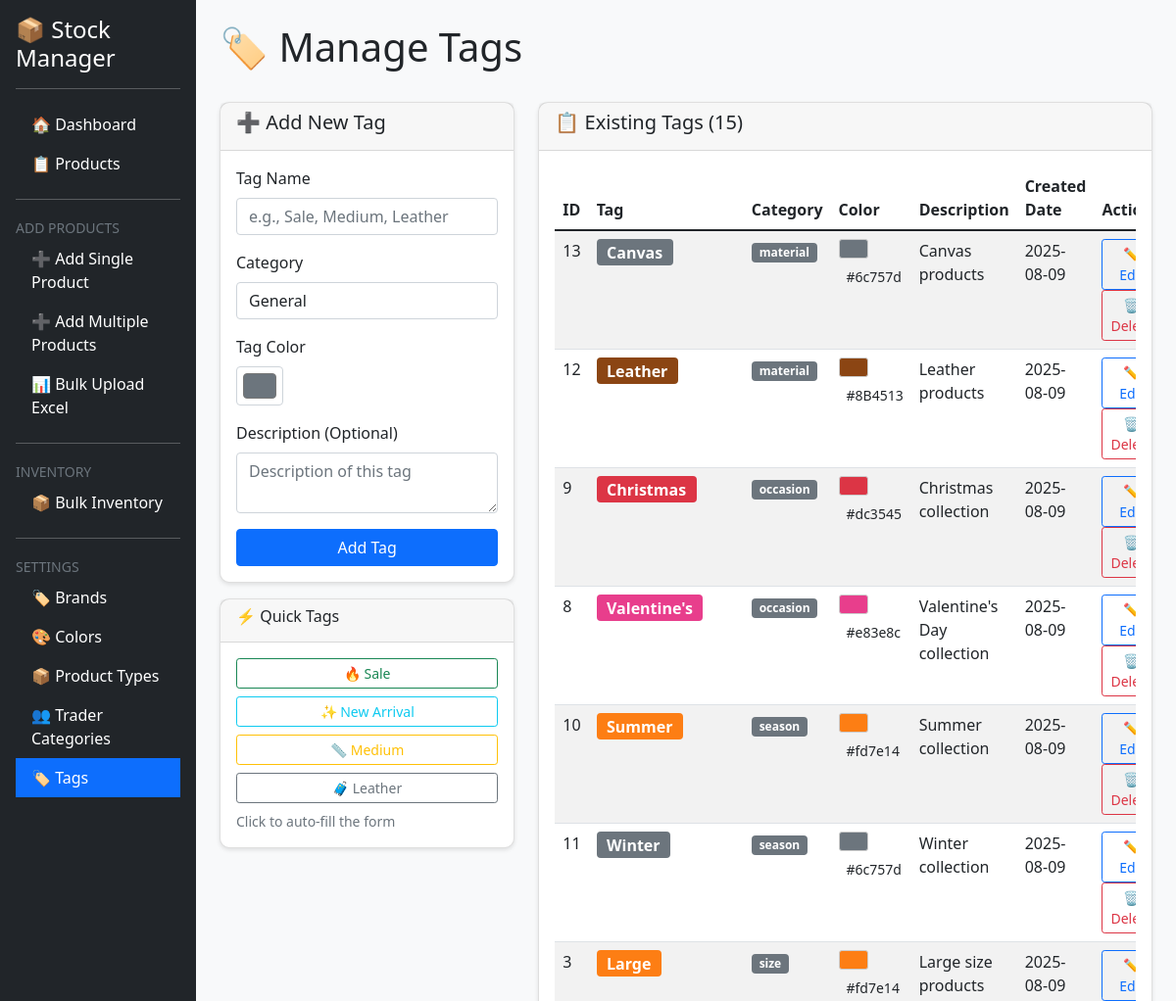
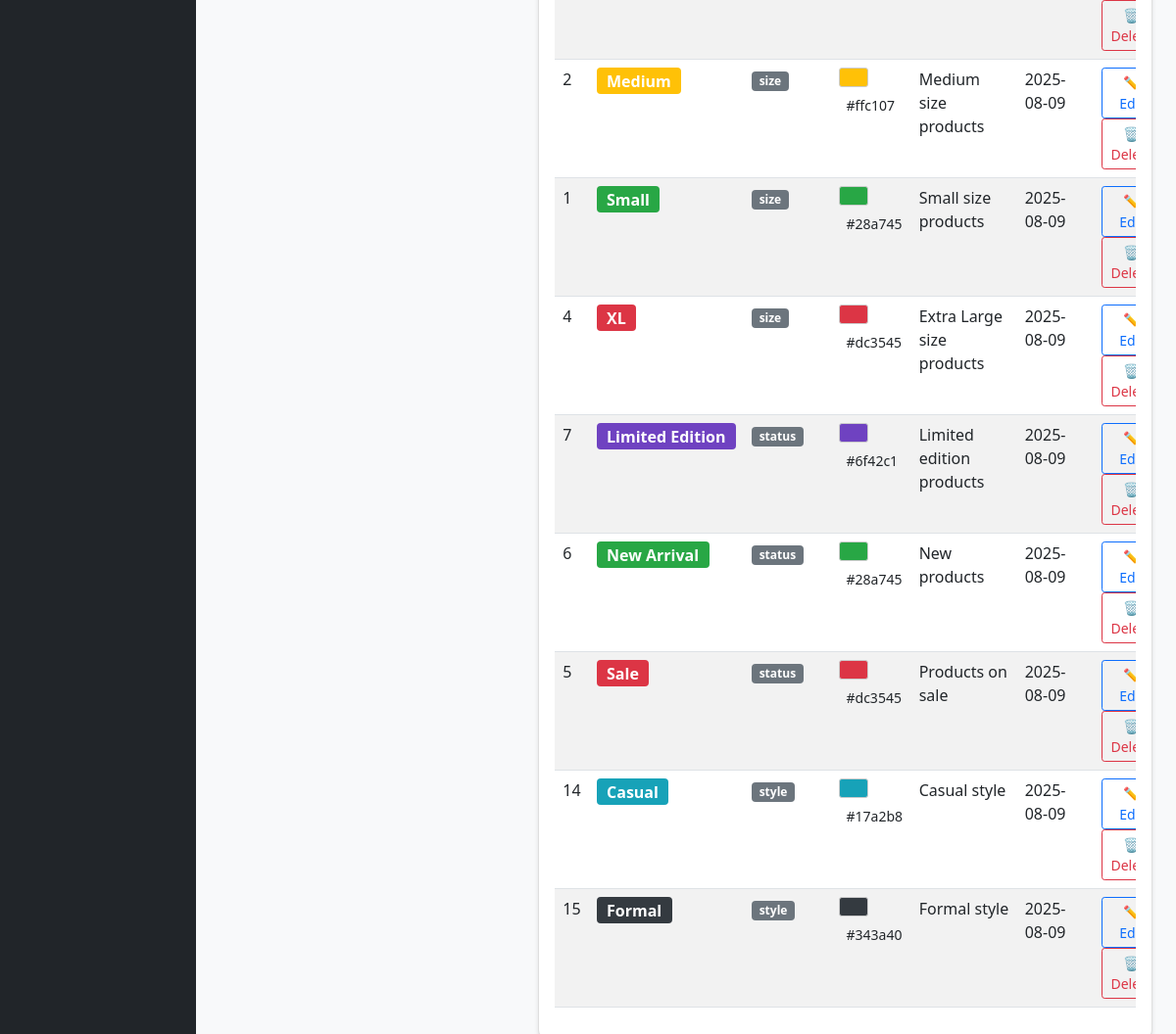
Before: /manage_tags with the older database file (2 pictures, top to bottom).
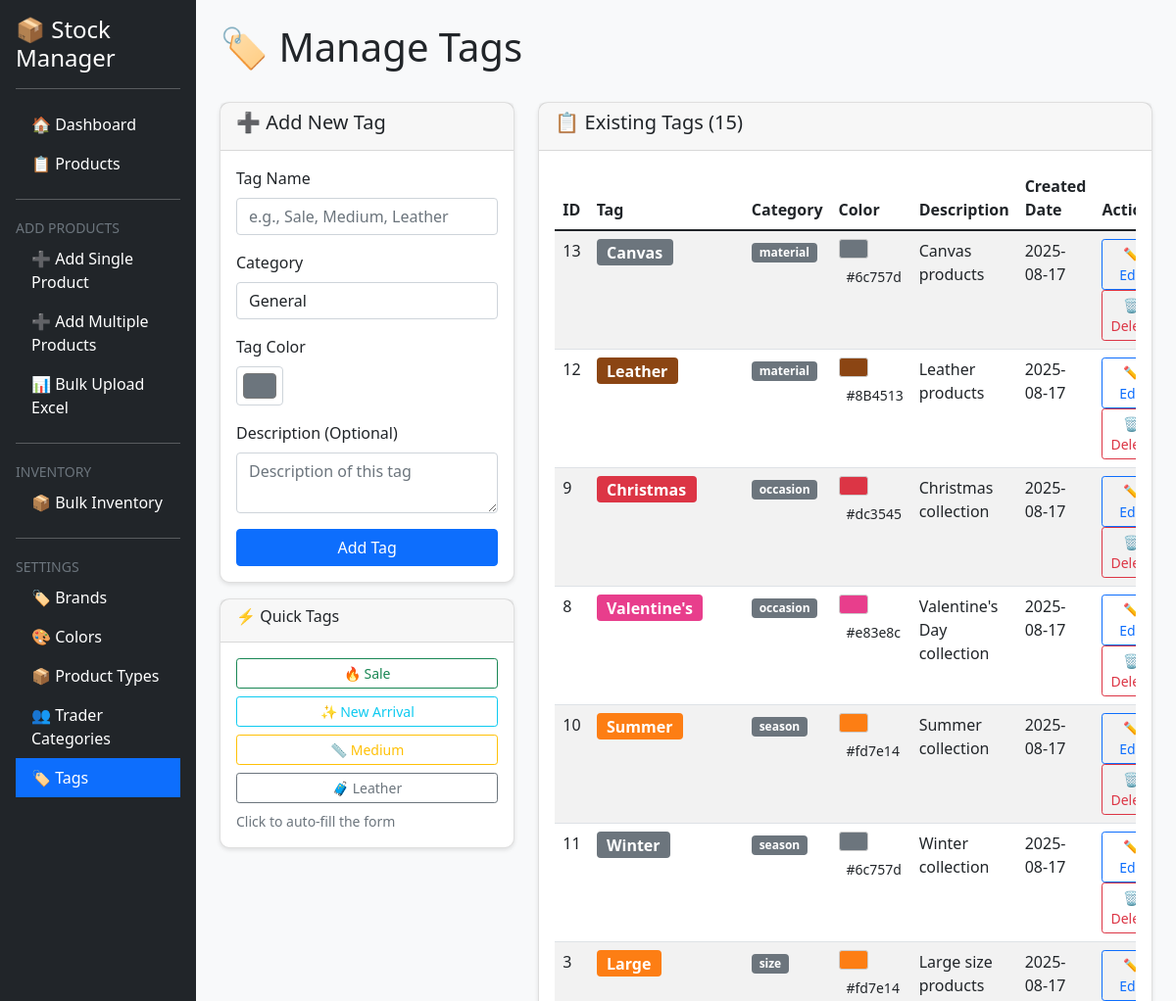
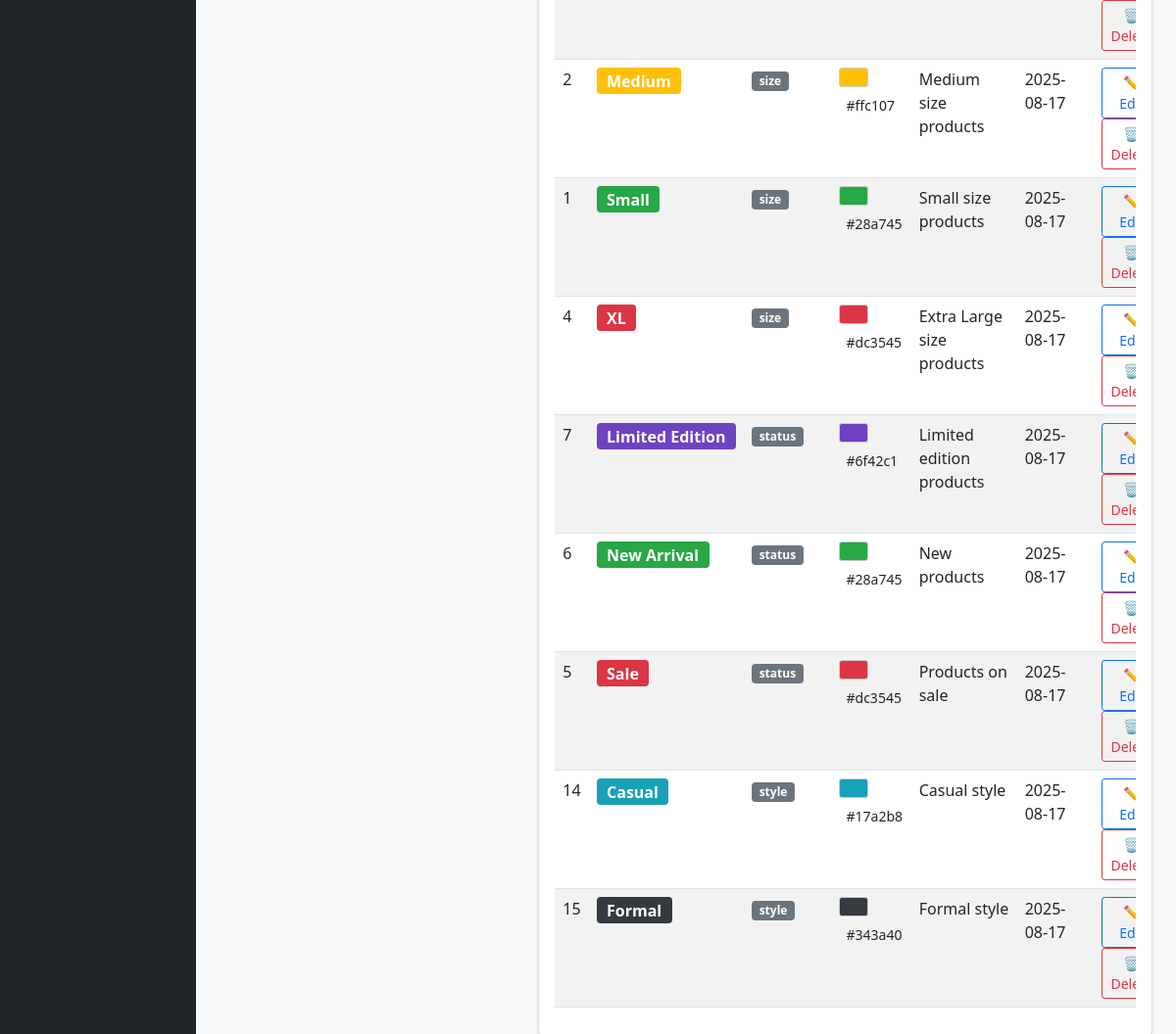
After: the same page with the newer database file (2 pictures, top to bottom).
### tables this page shows
CREATE TABLE tags (
                id INTEGER PRIMARY KEY,
                tag_name TEXT UNIQUE NOT NULL,
                tag_category TEXT,
                tag_color TEXT DEFAULT '#6c757d',
                description TEXT,
                created_date TIMESTAMP DEFAULT CURRENT_TIMESTAMP
            );

### app.py (the view)
@app.route('/manage_tags')
def manage_tags():
    tags = db.get_all_tags()
    categories = db.get_tags_by_category()
    return render_template('manage_tags.html', tags=tags, categories=categories)

### app.py (called while the page is built, shortened)
@app.before_request
def restore_on_startup():
    global startup_completed

### database.py (called while the page is built)
    def get_connection(self):
        if self.db_type == 'postgresql':
            if PSYCOPG_VERSION == 3:
                return psycopg.connect(**self.pg_config, row_factory=dict_row)
            else:
                return psycopg2.connect(**self.pg_config, cursor_factory=RealDictCursor)
        else:
            return sqlite3.connect(self.db_name, timeout=30.0)

    def get_all_tags(self):
        conn = self.get_connection()
        cursor = conn.cursor()
        cursor.execute('SELECT * FROM tags ORDER BY tag_category, tag_name')
        tags = cursor.fetchall()
        conn.close()
        return tags

    def get_tags_by_category(self, category=None):
        conn = self.get_connection()
        cursor = conn.cursor()
        if category:
            cursor.execute('SELECT * FROM tags WHERE tag_category = ? ORDER BY tag_name', (category,))
        else:
            cursor.execute('SELECT DISTINCT tag_category FROM tags ORDER BY tag_category')
        tags = cursor.fetchall()
        conn.close()
        return tags

### templates/manage_tags.html (shortened to what the changed rows need)
<!DOCTYPE html>
<html lang="en">
<head>
    <link href="https://cdn.jsdelivr.net/npm/bootstrap@5.1.3/dist/css/bootstrap.min.css" rel="stylesheet">
    <link rel="stylesheet" href="{{ url_for('static', filename='style.css') }}">
</head>
<body>
    <div class="container-fluid">
        <div class="row">
            <div class="col-md-10 p-4">
                <div class="d-flex justify-content-between align-items-center mb-4">
                    <h1>🏷️ Manage Tags</h1>
                </div>
                <div class="row">
                    <div class="col-md-8">
                        <div class="card">
                            <div class="card-body">
                                {% if tags %}
                                <div class="table-responsive">
                                    <table class="table table-striped">
                                        <thead>
                                            <tr>
                                                <th>ID</th>
                                                <th>Tag</th>
                                                <th>Category</th>
                                                <th>Color</th>
                                                <th>Description</th>
                                                <th>Created Date</th>
                                                <th>Actions</th>
                                            </tr>
                                        </thead>
                                        <tbody>
                                            {% for tag in tags %}
                                            <tr>
                                                <td>{{ tag[0] }}</td>
                                                <td>
                                                    <span class="badge fs-6" style="background-color: {{ tag[3] }}; color: white;">
                                                        {{ tag[1] }}
                                                    </span>
                                                </td>
                                                <td><span class="badge bg-secondary">{{ tag[2] }}</span></td>
                                                <td>
                                                    <div style="width: 30px; height: 20px; background-color: {{ tag[3] }};
                                                                border: 1px solid #ccc; border-radius: 3px; display: inline-block;"></div>
                                                    <small class="ms-2">{{ tag[3] }}</small>
                                                </td>
                                                <td>{{ tag[4] if tag[4] else 'N/A' }}</td>
                                                <td>{{ tag[5][:10] if tag[5] else 'N/A' }}</td>
                                                <td>
                                                    <button class="btn btn-sm btn-outline-primary"
                                                            onclick="editTag({{ tag[0] }}, '{{ tag[1] }}', '{{ tag[2] }}', '{{ tag[3] }}', '{{ tag[4] if tag[4] else '' }}')">
                                                        ✏️ Edit
                                                    </button>
                                                    <button class="btn btn-sm btn-outline-danger"
                                                            onclick="deleteTag({{ tag[0] }}, '{{ tag[1] }}')">
                                                        🗑️ Delete
                                                    </button>
                                                </td>
                                            </tr>
                                            {% endfor %}
                                        </tbody>
                                    </table>
                                </div>
                                {% else %}
                                <p class="text-center text-muted">No tags found. Add your first tag!</p>
                                {% endif %}
                            </div>
                        </div>
                    </div>
                </div>
            </div>
        </div>
    </div>
</body>
</html>

Changed rows visible on the page:
changed tags "Canvas": created_date "2025-08-09" → "2025-08-17"
changed tags "Leather": created_date "2025-08-09" → "2025-08-17"
changed tags "Christmas": created_date "2025-08-09" → "2025-08-17"
changed tags "Valentine's": created_date "2025-08-09" → "2025-08-17"
changed tags "Summer": created_date "2025-08-09" → "2025-08-17"
changed tags "Winter": created_date "2025-08-09" → "2025-08-17"
changed tags "Large": created_date "2025-08-09" → "2025-08-17"
changed tags "Medium": created_date "2025-08-09" → "2025-08-17"
changed tags "Small": created_date "2025-08-09" → "2025-08-17"
changed tags "XL": created_date "2025-08-09" → "2025-08-17"
changed tags "Limited Edition": created_date "2025-08-09" → "2025-08-17"
changed tags "New Arrival": created_date "2025-08-09" → "2025-08-17"
changed tags "Sale": created_date "2025-08-09" → "2025-08-17"
changed tags "Casual": created_date "2025-08-09" → "2025-08-17"
changed tags "Formal": created_date "2025-08-09" → "2025-08-17"
